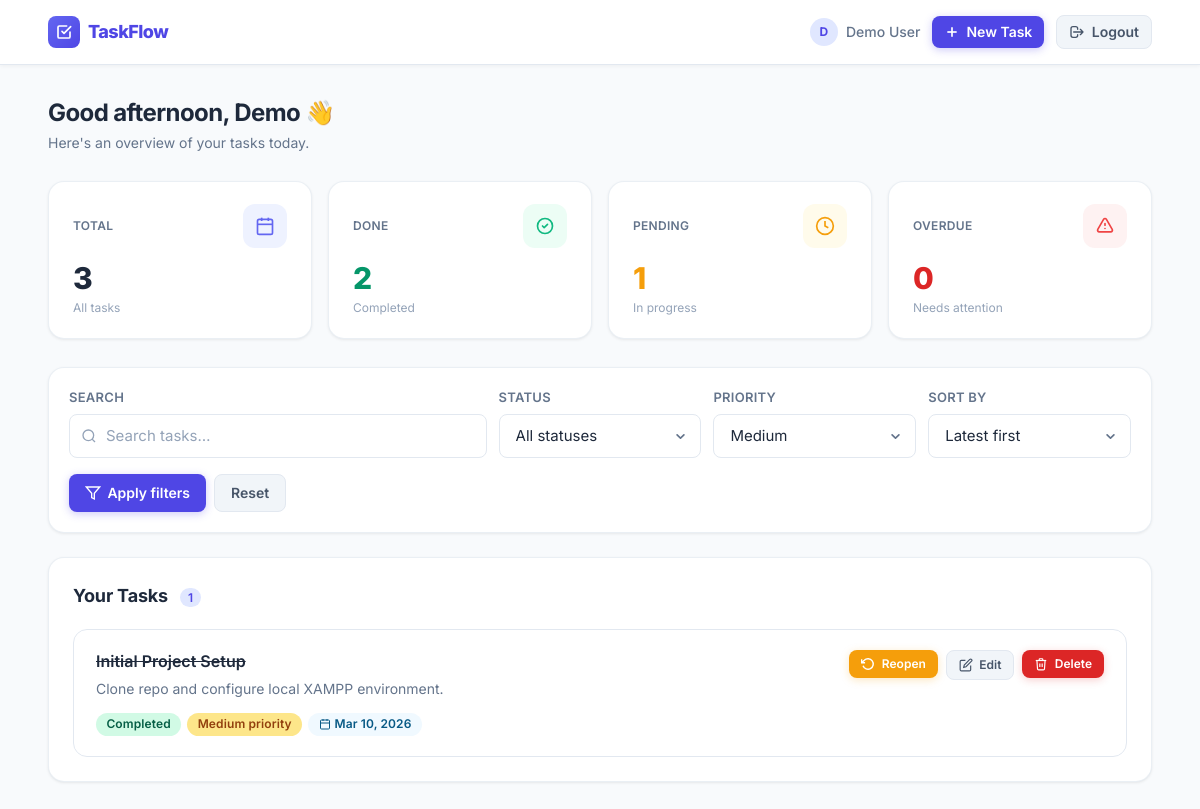
The app's page /dashboard.php?priority=Medium (signed in) with its own data.
### tables this page shows
CREATE TABLE `tasks` (
  `id` int(11) NOT NULL AUTO_INCREMENT,
  `user_id` int(11) NOT NULL,
  `title` varchar(255) NOT NULL,
  `description` text DEFAULT NULL,
  `priority` enum('Low','Medium','High') NOT NULL DEFAULT 'Medium',
  `status` enum('Pending','Completed') NOT NULL DEFAULT 'Pending',
  `due_date` date DEFAULT NULL,
  `created_at` timestamp NOT NULL DEFAULT current_timestamp(),
  PRIMARY KEY (`id`),
  KEY `user_id` (`user_id`),
  CONSTRAINT `tasks_ibfk_1` FOREIGN KEY (`user_id`) REFERENCES `users` (`id`) ON DELETE CASCADE
);

### dashboard.php (the view, shortened to what the rows shown need)
<?php
include 'config/db.php';
$user_id = $_SESSION['user_id'];
$priority_filter = isset($_GET['priority']) ? trim($_GET['priority']) : "";
$sort            = isset($_GET['sort'])     ? trim($_GET['sort'])     : "latest";
$sql    = "SELECT id, title, description, priority, status, due_date, created_at FROM tasks WHERE user_id = ?";
$params = [];
$types  = "i";
$params[] = $user_id;
if ($priority_filter != "") {
    $sql .= " AND priority = ?";
    $types .= "s";
    $params[] = $priority_filter;
}
if ($sort == "oldest") {
    $sql .= " ORDER BY id ASC";
} elseif ($sort == "due_asc") {
    $sql .= " ORDER BY due_date ASC, id DESC";
} elseif ($sort == "due_desc") {
    $sql .= " ORDER BY due_date DESC, id DESC";
} elseif ($sort == "priority_high") {
    $sql .= " ORDER BY FIELD(priority, 'High', 'Medium', 'Low'), id DESC";
} elseif ($sort == "priority_low") {
    $sql .= " ORDER BY FIELD(priority, 'Low', 'Medium', 'High'), id DESC";
} else {
    $sql .= " ORDER BY id DESC";
}
$stmt = mysqli_prepare($conn, $sql);
mysqli_stmt_bind_param($stmt, $types, ...$params);
mysqli_stmt_execute($stmt);
$result = mysqli_stmt_get_result($stmt);
?>
<?php include 'includes/header.php'; ?>
<main class="max-w-6xl mx-auto px-4 sm:px-6 py-8">
    <div class="mb-7 animate-fade-in">
        <h1 class="text-2xl font-bold text-slate-800 tracking-tight">
            Good <?php
                $hour = (int) date('H');
                if ($hour < 12) echo "morning";
                elseif ($hour < 18) echo "afternoon";
                else echo "evening";
            ?>, <?php echo htmlspecialchars(explode(' ', $_SESSION['user_name'])[0]); ?> 👋
        </h1>
    </div>
    <div class="tf-card p-5 sm:p-6">
        <div class="flex items-center justify-between mb-5">
            <h2 class="section-title">
                Your Tasks
                <?php
                    $count = mysqli_num_rows($result);
                    if ($count > 0):
                ?>
                <span class="ml-2 text-xs font-semibold bg-indigo-100 text-indigo-600 px-2 py-0.5 rounded-full"><?php echo $count; ?></span>
                <?php endif; ?>
            </h2>
        </div>
        <?php if (mysqli_num_rows($result) > 0): ?>
            <div class="space-y-3 stagger">
                <?php while ($task = mysqli_fetch_assoc($result)): ?>
                    <?php
                        $isOverdue = (
                            !empty($task['due_date']) &&
                            $task['due_date'] != '0000-00-00' &&
                            $task['status'] != 'Completed' &&
                            strtotime($task['due_date']) < strtotime(date('Y-m-d'))
                        );
                        $priorityClass = 'badge-low';
                        if ($task['priority'] == 'Medium') $priorityClass = 'badge-medium';
                        $statusClass = $task['status'] == 'Completed' ? 'badge-completed' : 'badge-pending';
                        $dueDateFormatted = '';
                        if (!empty($task['due_date']) && $task['due_date'] != '0000-00-00') {
                            $dueDateFormatted = date('M j, Y', strtotime($task['due_date']));
                        }
                    ?>
                    <div class="task-card <?php echo $isOverdue ? 'overdue-card' : ''; ?>">
                        <div class="flex flex-col sm:flex-row sm:items-start sm:justify-between gap-3">
                            <div class="flex-1 min-w-0">
                                <div class="flex items-start gap-2 flex-wrap">
                                    <h3 class="text-base font-semibold text-slate-800 break-words leading-snug <?php echo $task['status'] == 'Completed' ? 'line-through text-slate-400' : ''; ?>">
                                        <?php echo htmlspecialchars($task['title']); ?>
                                    </h3>
                                </div>
                                <?php if (!empty($task['description'])): ?>
                                    <p class="text-slate-500 text-sm mt-1.5 break-words line-clamp-2 leading-relaxed">
                                        <?php echo htmlspecialchars($task['description']); ?>
                                    </p>
                                <?php endif; ?>
                                <div class="flex flex-wrap gap-1.5 mt-3">
                                    <span class="badge <?php echo $statusClass; ?>">
                                        <?php echo htmlspecialchars($task['status']); ?>
                                    </span>
                                    <span class="badge <?php echo $priorityClass; ?>">
                                        <?php echo htmlspecialchars($task['priority']); ?> priority
                                    </span>
                                    <?php if ($dueDateFormatted): ?>
                                        <span class="badge badge-due">
                                            <svg class="w-3 h-3" fill="none" viewBox="0 0 24 24" stroke="currentColor" stroke-width="2">
                                                <rect x="3" y="4" width="18" height="18" rx="2"/><line x1="16" y1="2" x2="16" y2="6"/><line x1="8" y1="2" x2="8" y2="6"/><line x1="3" y1="10" x2="21" y2="10"/>
                                            </svg>
                                            <?php echo $dueDateFormatted; ?>
                                        </span>
                                    <?php endif; ?>
                                </div>
                            </div>
                            <div class="flex flex-row sm:flex-col lg:flex-row gap-2 flex-shrink-0 self-start">
                                <?php if ($task['status'] == "Pending"): ?>
                                    <form action="updateStatus.php" method="POST" class="inline">
                                        <?php echo csrf_field(); ?>
                                        <input type="hidden" name="id" value="<?php echo $task['id']; ?>">
                                        <input type="hidden" name="status" value="Completed">
                                        <button type="submit" class="btn btn-success text-xs px-3 py-1.5 w-full">
                                            <svg class="w-3.5 h-3.5" fill="none" viewBox="0 0 24 24" stroke="currentColor" stroke-width="2.5">
                                                <path stroke-linecap="round" stroke-linejoin="round" d="M5 13l4 4L19 7"/>
                                            </svg>
                                            Done
                                        </button>
                                    </form>
                                <?php else: ?>
                                    <form action="updateStatus.php" method="POST" class="inline">
                                        <button type="submit" class="btn btn-warning text-xs px-3 py-1.5 w-full">
                                            <svg class="w-3.5 h-3.5" fill="none" viewBox="0 0 24 24" stroke="currentColor" stroke-width="2.5">
                                                <polyline points="1 4 1 10 7 10"/><path d="M3.51 15a9 9 0 102.13-9.36L1 10"/>
                                            </svg>
                                            Reopen
                                        </button>
                                    </form>
                                <?php endif; ?>
                                <a href="editTask.php?id=<?php echo $task['id']; ?>"
                                   class="btn btn-secondary text-xs px-3 py-1.5">
                                    <svg class="w-3.5 h-3.5" fill="none" viewBox="0 0 24 24" stroke="currentColor" stroke-width="2">
                                        <path d="M11 4H4a2 2 0 00-2 2v14a2 2 0 002 2h14a2 2 0 002-2v-7"/>
                                        <path d="M18.5 2.5a2.121 2.121 0 013 3L12 15l-4 1 1-4 9.5-9.5z"/>
                                    </svg>
                                    Edit
                                </a>
                                <form action="deleteTask.php" method="POST" class="inline delete-form">
                                    <button type="submit" class="btn btn-danger text-xs px-3 py-1.5 w-full">
                                        <svg class="w-3.5 h-3.5" fill="none" viewBox="0 0 24 24" stroke="currentColor" stroke-width="2">
                                            <polyline points="3 6 5 6 21 6"/><path d="M19 6l-1 14a2 2 0 01-2 2H8a2 2 0 01-2-2L5 6"/><path d="M10 11v6"/><path d="M14 11v6"/><path d="M9 6V4a1 1 0 011-1h4a1 1 0 011 1v2"/>
                                        </svg>
                                        Delete
                                    </button>
                                </form>
                            </div>
                        </div>
                    </div>
                <?php endwhile; ?>
            </div>
        <?php endif; ?>
    </div>
</main>
<?php include 'includes/footer.php'; ?>

### records on screen
tasks: title "Initial Project Setup", description "Clone repo and configure local XAMPP environment.", status "Completed", priority "Medium", due_date "Mar 10, 2026"

### other values on screen
substr($_SESSION['user_name'], 0, 1) "D"
$_SESSION['user_name'] "Demo User"
explode(' ', $_SESSION['user_name'])[0] "Demo"
$totalTasks "3"
$completedTasks "2"
$pendingTasks "1"
$overdueTasks "0"
$count "1"
